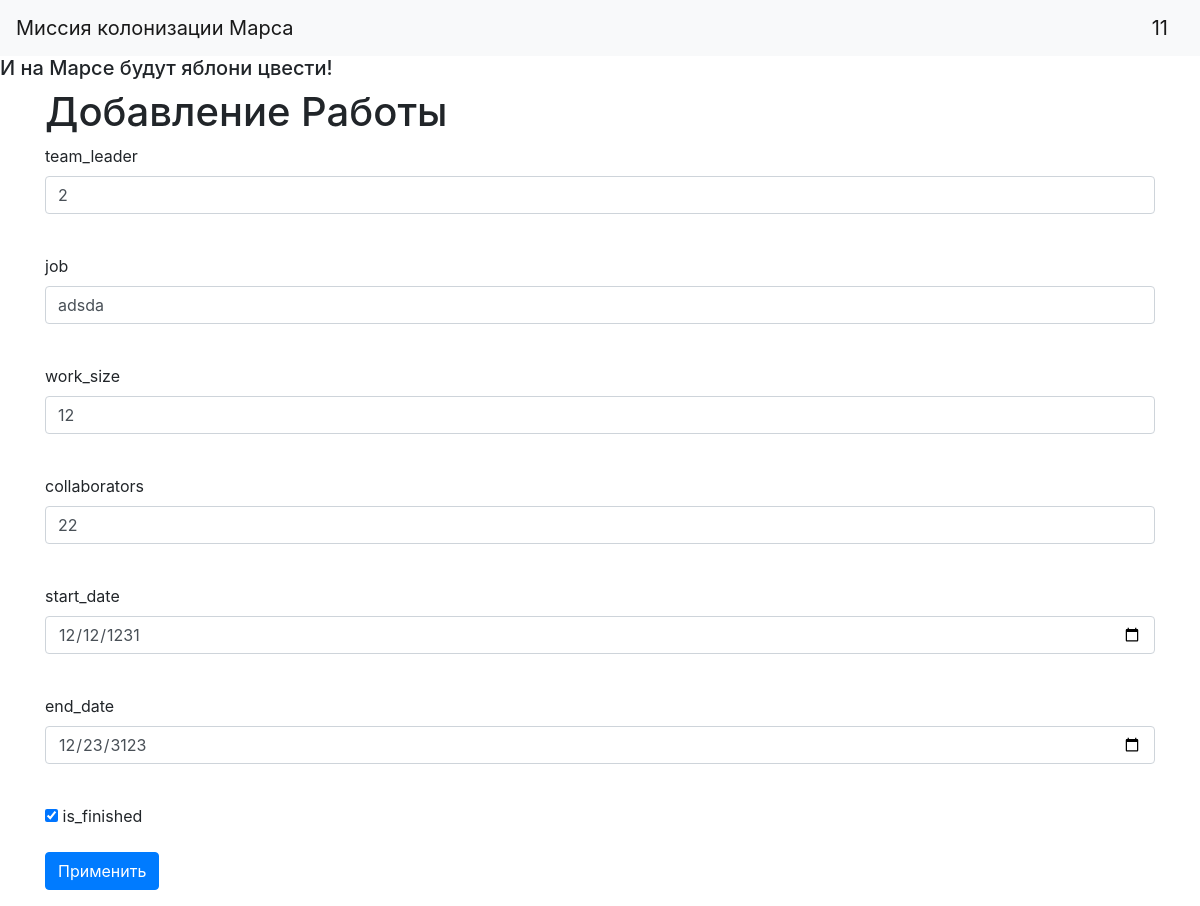
/jobs/1 (signed in), run on the app's committed database.
### users.py (models this page shows, shortened)
class User(SqlAlchemyBase, UserMixin):
    __tablename__ = 'users'
    id = sqlalchemy.Column(sqlalchemy.Integer,
                           primary_key=True, autoincrement=True)
    surname = sqlalchemy.Column(sqlalchemy.String, nullable=True)
    name = sqlalchemy.Column(sqlalchemy.String, nullable=True)
    age = sqlalchemy.Column(sqlalchemy.Integer, nullable=True)
    position = sqlalchemy.Column(sqlalchemy.String, nullable=True)
    speciality = sqlalchemy.Column(sqlalchemy.String, nullable=True)
    address = sqlalchemy.Column(sqlalchemy.String, nullable=True)
    email = sqlalchemy.Column(sqlalchemy.String,
                              index=True, unique=True, nullable=True)
    hashed_password = sqlalchemy.Column(sqlalchemy.String, nullable=True)
    modified_date = sqlalchemy.Column(sqlalchemy.DateTime,
                                      default=datetime.datetime.now)
    jobs = orm.relation("Jobs", back_populates='user')
    departments = orm.relation('Department', back_populates='user')

### jobs.py (models this page shows)
class Jobs(SqlAlchemyBase):
    __tablename__ = 'jobs'
    id = sqlalchemy.Column(sqlalchemy.Integer,
                           primary_key=True, autoincrement=True)
    team_leader = sqlalchemy.Column(sqlalchemy.ForeignKey("users.id"))
    user_add = sqlalchemy.Column(sqlalchemy.Integer)
    job = sqlalchemy.Column(sqlalchemy.String, nullable=True)
    work_size = sqlalchemy.Column(sqlalchemy.Integer, nullable=True)
    collaborators = sqlalchemy.Column(sqlalchemy.String, nullable=True)
    start_date = sqlalchemy.Column(sqlalchemy.DateTime, nullable=True)
    end_date = sqlalchemy.Column(sqlalchemy.DateTime, nullable=True)
    is_finished = sqlalchemy.Column(sqlalchemy.Boolean, default=True)
    user = orm.relation('User')

### main.py (the view, shortened to what this page needs)
@app.route('/jobs/<int:id>', methods=['GET', 'POST'])
@login_required
def edit_jobs(id):
    form = JobsForm()
    if request.method == "GET":
        db_sess = db_session.create_session()
        jobs = db_sess.query(Jobs).filter(Jobs.id == id)\
            .filter((Jobs.user_add == current_user.id) | (current_user.id == 1)).first()
        if jobs:
            form.team_leader.data = jobs.team_leader
            form.job.data = jobs.job
            form.work_size.data = jobs.work_size
            form.collaborators.data = jobs.collaborators
            form.start_date.data = jobs.start_date
            form.end_date.data = jobs.end_date
            form.is_finished.data = jobs.is_finished
        else:
            abort(404)
    return render_template('jobs.html',
                           title='Редактирование Работы',
                           form=form
                           )

### forms/job_add.py
class JobsForm(FlaskForm):
    team_leader = StringField('team_leader', validators=[DataRequired()])
    job = StringField('job')
    work_size = IntegerField("work_size")
    collaborators = StringField("collaborators")
    start_date = DateField("start_date")
    end_date = DateField("end_date")
    is_finished = BooleanField("is_finished")
    submit = SubmitField('Применить')

### db_session.py (called while the page is built)
def create_session() -> Session:
    global __factory
    return __factory()

### main.py (called while the page is built)
@login_manager.user_loader
def load_user(user_id):
    db_sess = db_session.create_session()
    return db_sess.query(User).get(user_id)

### templates/jobs.html (shortened to what this page needs)
{% extends "base.html" %}
{% block content %}
<h1>Добавление Работы</h1>
<form action="" method="post">
    <p>
        {{ form.team_leader.label }}<br>
        {{ form.team_leader(class="form-control") }}<br>
    </p>
    <p>
        {{ form.job.label }}<br>
        {{ form.job(class="form-control") }}<br>
    </p>
    <p>
        {{ form.work_size.label }}<br>
        {{ form.work_size(class="form-control") }}<br>
    </p>
    <p>
        {{ form.collaborators.label }}<br>
        {{ form.collaborators(class="form-control") }}<br>
    </p>
    <p>
        {{ form.start_date.label }}<br>
        {{ form.start_date(class="form-control") }}<br>
    </p>
    <p>
        {{ form.end_date.label }}<br>
        {{ form.end_date(class="form-control") }}<br>
    </p>
    <p>{{ form.is_finished() }} {{ form.is_finished.label }}</p>
    <p>{{ form.submit(type="submit", class="btn btn-primary") }}</p>
</form>
{% endblock %}

### templates/base.html (shortened to what this page needs)
<!doctype html>
<html lang="en">
<head>
    <link rel="stylesheet"
          href="https://stackpath.bootstrapcdn.com/bootstrap/4.4.1/css/bootstrap.min.css"
>
</head>
<body>
<header>
    <nav class="navbar navbar-light bg-light">
        <a class="navbar-brand" href="#">Миссия колонизации Марса</a>
                        {% if current_user.is_authenticated %}
    <a class="navbar-brand" href="/logout">{{ current_user.name }}</a>
{% else %}
    <p>
        <a class="btn btn-primary " href="/register">Зарегистрироваться</a>
        <a class="btn btn-success" href="/login">Войти</a>
    </p>
{% endif %}
    </nav>
    <h5>И на Марсе будут яблони цвести!</h5>
</header>
<main role="main" class="container">
    {% block content %}{% endblock %}
</main>
</body>
</html>

### data on the page
User: name "11"
Jobs: team_leader "2", job "adsda", work_size "12", collaborators "22", start_date "12/12/1231", end_date "12/23/3123", is_finished "☑"
